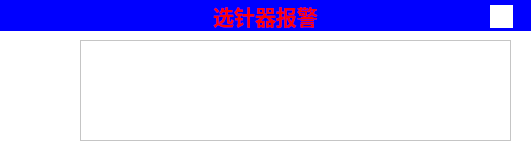
<?xml version="1.0" encoding="UTF-8"?>
<ui version="4.0">
 <class>WarningActuator</class>
 <widget class="QWidget" name="WarningActuator">
  <property name="geometry">
   <rect>
    <x>0</x>
    <y>0</y>
    <width>531</width>
    <height>153</height>
   </rect>
  </property>
  <property name="windowTitle">
   <string>Form</string>
  </property>
  <property name="styleSheet">
   <string notr="true">background-color: rgb(255, 255, 255);</string>
  </property>
  <widget class="QLabel" name="label">
   <property name="geometry">
    <rect>
     <x>0</x>
     <y>0</y>
     <width>531</width>
     <height>31</height>
    </rect>
   </property>
   <property name="styleSheet">
    <string notr="true">
background-color: rgb(0, 0, 255);</string>
   </property>
   <property name="text">
    <string>&lt;html&gt;&lt;head/&gt;&lt;body&gt;&lt;p align=&quot;center&quot;&gt;&lt;span style=&quot; font-size:16pt; font-weight:600; color:#ff0000;&quot;&gt;选针器报警&lt;/span&gt;&lt;/p&gt;&lt;/body&gt;&lt;/html&gt;</string>
   </property>
  </widget>
  <widget class="QLabel" name="label_2">
   <property name="geometry">
    <rect>
     <x>0</x>
     <y>40</y>
     <width>71</width>
     <height>91</height>
    </rect>
   </property>
   <property name="styleSheet">
    <string notr="true">border-image: url(:/img/iwarning.png);</string>
   </property>
   <property name="text">
    <string/>
   </property>
  </widget>
  <widget class="QPlainTextEdit" name="plainTextEdit">
   <property name="geometry">
    <rect>
     <x>80</x>
     <y>40</y>
     <width>431</width>
     <height>101</height>
    </rect>
   </property>
  </widget>
  <widget class="ClickedQLabel" name="back_lb">
   <property name="geometry">
    <rect>
     <x>490</x>
     <y>5</y>
     <width>23</width>
     <height>23</height>
    </rect>
   </property>
   <property name="styleSheet">
    <string notr="true">border-image: url(:/img/bacccck.bmp);</string>
   </property>
   <property name="text">
    <string/>
   </property>
  </widget>
 </widget>
 <customwidgets>
  <customwidget>
   <class>ClickedQLabel</class>
   <extends>QLabel</extends>
   <header>clickedqlabel.h</header>
  </customwidget>
 </customwidgets>
 <resources/>
 <connections/>
</ui>
